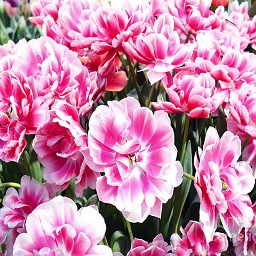
#> input picture input_images/flowers.jpg, 256 x 256 px, given as the content of the folder content/drive/My Drive/NN/datasets/test_img/test_img_resized, which was not available
$ jupyter execute --allow-errors CartoonGAN_style.ipynb   (shell and % lines are left out)   (older library calls are emulated)   (text cells are left out)
#> lines starting #> are read from the running program, lines starting #| are printed output that depends on the picture; pictures that were not available may be replaced by others from this repository, and a replacement may not be noted
[cell 1]
from google.colab import drive
import os
import json
import re
import cv2
import numpy as np
from PIL import Image, ImageFilter
import sys
from matplotlib import pyplot as plt
from google.colab.patches import cv2_imshow
import tensorflow as tf
import tensorflow_addons as tfa
from tensorflow.python.client import device_lib
import keras
#!unzip /content/drive/My\ Drive/NN/spirited_away.zip -d /content/drive/My\ Drive/NN/
#!ls /content/drive/My\ Drive/NN/
#> (the rest of this cell did not finish here and is left out)

#> (a cell that did not finish here is left out)

[cell 3]
from keras.models import load_model
from keras.layers import *
models_dir = "/content/drive/My Drive/NN/models"
checkpoint_dir = "/content/drive/My Drive/NN/models/checkpoint"

def loadmodel(problem, checkpoint=False):
    if checkpoint:
        filename = os.path.join(checkpoint_dir,DATASET_NAME, '%s.h5' %problem)
    elif "pretrain" in problem:
        filename = os.path.join(models_dir, '%s.h5' %problem)
    else:
        filename = os.path.join(models_dir,DATASET_NAME, '%s.h5' %problem)
    try:
        model = load_model(filename)
        print("\nModel loaded successfully from file %s\n" %filename)
    except OSError:
        print("\nModel file %s not found!!!\n" %filename)
        model = None
    return model

#gen_pretrained = loadmodel(model_name)
#gen_trained = loadmodel("generator_01")
#disc_trained = loadmodel("discriminator_01")

[cell 4]
'''#load imgs ?
data_dir = '/content/drive/My Drive/NN/photos_rszd'
train_datagen = tf.keras.preprocessing.image.ImageDataGenerator(rescale=1./255,   validation_split=0.2, horizontal_flip=True)

train_gen = train_datagen.flow_from_directory(
        data_dir,
        subset="training",
        seed=123,
        target_size=(256, 256),
        batch_size=32
        )
validation_generator = train_datagen.flow_from_directory(
        data_dir,
        target_size=(256,256),
        batch_size=32,
        )
'''
from glob import glob
def get_dataset(dataset_name, batch_size):
    files = glob(os.path.join('/content/drive/My Drive/NN/', dataset_name, "*"))
    num_images = len(files)
    print(f"Found {num_images}  images in {dataset_name} folder.")
    ds = tf.data.Dataset.from_tensor_slices(files)
    ds = ds.shuffle(num_images)
    ds = ds.repeat()

    # [6 lines left out: function fn, not called in this run]

    ds = ds.map(fn, batch_size)
    ds = ds.batch(batch_size)

    steps = int(np.ceil(num_images/batch_size))
    # user iter(ds) to avoid generating iterator every epoch
    return iter(ds), steps

[cell 5]
def resize(path):
    for item in os.listdir(path):
            im = Image.open(os.path.join(path,item))
#> im is the input picture: PIL image 256x256 RGB; mean R, G, B 200.1, 136.2, 167.9
            f, e = os.path.splitext(item)
            imResize = im.resize((256,256), Image.ANTIALIAS)
            print(f)
            imResize.save(path+"_resized/" + f + ' resized.jpg', 'JPEG', quality=90)

#!unzip /content/drive/My\ Drive/NN/photos_from_COCO.zip -d /content/drive/My\ Drive/NN/
resize('/content/drive/My Drive/NN/datasets/test_img/test_img_resized')

[cell 6]
def edge_smoothing(cartoon_images_filename, smoothed_images_filename):
    print("Edge-smoothing of ", cartoon_images_filename)
    origin = cv2.imread(cartoon_images_filename)
    edges = createEdgesOverlay(origin)
    result = overlayEdges(edges, origin)
    #show_images(origin, edges, result)
    result.save(smoothed_images_filename, "JPEG")

def overlayEdges(edges, origin):
    background = transformFromCV2ToPillowImageFormat(origin)
    background.paste(edges, (0, 0), edges)
    background = background.convert("RGB")
    return background

def transformFromCV2ToPillowImageFormat(img):
    img = cv2.cvtColor(img, cv2.COLOR_BGR2RGBA)
    return Image.fromarray(img)

def createEdgesOverlay(origin):
    edges = cv2.Canny(origin, 30, 300, 3)
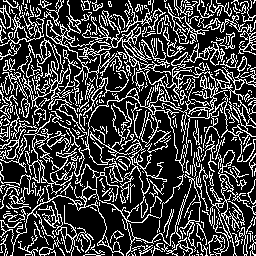
#> edges: shape (256, 256); 25.8% white in thin lines or dots
    edges = cv2.dilate(edges, (3, 3))
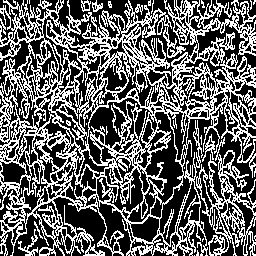
#> edges: shape (256, 256); 39% white in thin lines or dots
    edges = cv2.bitwise_not(edges)
#> edges: shape (256, 256); 61% white; black in thin lines or dots
    edges = transformFromCV2ToPillowImageFormat(edges)
#> in transformFromCV2ToPillowImageFormat, `img = cv2.cvtColor(img, cv2.COLOR_BGR2RGBA)`:
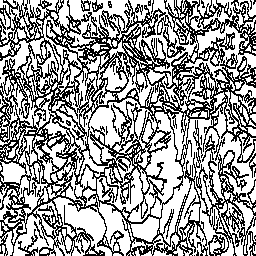
#> img: shape (256, 256, 4); mean R, G, B, A 155.6, 155.6, 155.6, 255
    makeWhiteBackgroundTransparent(edges)
    edges = edges.filter(ImageFilter.GaussianBlur) #do blurring here because doing it before making background transparent results in white halo

    return edges

def makeWhiteBackgroundTransparent(img):
    datas = img.getdata()
    newData = []
    for item in datas:
        if item[0] == 255 and item[1] == 255 and item[2] == 255:
            newData.append((255, 255, 255, 0))
        else:
            newData.append(item)
#> this loop made 65536 passes
#> item on passes 1 to 3: (255, 255, 255, 255), (255, 255, 255, 255), (255, 255, 255, 255)
#> after the loop, newData = 65536 items
    img.putdata(newData)
#> img: PIL image 256x256 RGBA

# [11 lines left out: function show_images, not called in this run]


path_resized = "/content/drive/My Drive/NN/spirited_away_resized/"
path_smoothed = "/content/drive/My Drive/NN/spirited_away_resized_smoothed/"


for filename in os.listdir(path_resized):
  #filename='scene43626 resized.jpg'
  f = filename.split(" ")[0] + " smoothed"
  cartoon_images_filename = path_resized + filename
  smoothed_images_filename = path_smoothed + f
  edge_smoothing(cartoon_images_filename, smoothed_images_filename)
#> in createEdgesOverlay, `edges = edges.filter(ImageFilter.GaussianBlur)`:
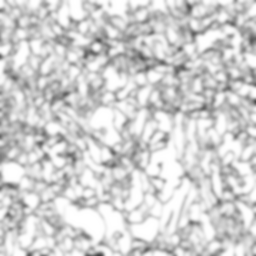
#> edges: PIL image 256x256 RGBA; mean R, G, B, A 155.7, 155.7, 155.7, 99.3; transparent parts drawn white
#> in overlayEdges, `background.paste(edges, (0, 0), edges)`:
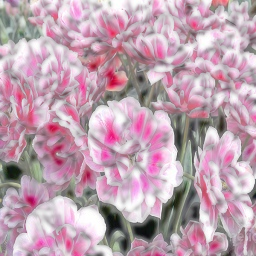
#> background: PIL image 256x256 RGBA; mean R, G, B, A 174.3, 137.6, 156, 201.4; transparent parts drawn white
#> in overlayEdges, `background = background.convert("RGB")`:
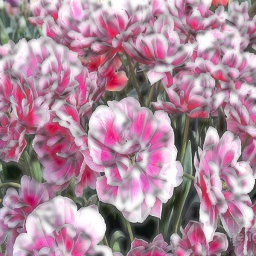
#> background: PIL image 256x256 RGB; mean R, G, B 174.3, 137.6, 156

[cell 7]
import numpy as np
import cv2, os, argparse
from glob import glob
from tqdm.notebook import tqdm

def make_edge_smooth(dataset_name, img_size) :
    file_list = glob('/content/drive/MyDrive/NN/datasets/{}/{}_resized/*.*'.format(dataset_name,dataset_name))
    save_dir = '/content/drive/MyDrive/NN/datasets/{}/{}_resized_smoothed_2'.format(dataset_name,dataset_name)

    kernel_size = 5
    kernel = np.ones((kernel_size, kernel_size), np.uint8)
    gauss = cv2.getGaussianKernel(kernel_size, 0)
    gauss = gauss * gauss.transpose(1, 0)

    for f in tqdm(file_list) :
        file_name = os.path.basename(f)

        bgr_img = cv2.imread(f)
        gray_img = cv2.imread(f, 0)

        bgr_img = cv2.resize(bgr_img, (img_size, img_size))
        pad_img = np.pad(bgr_img, ((2, 2), (2, 2), (0, 0)), mode='reflect')
        gray_img = cv2.resize(gray_img, (img_size, img_size))

        edges = cv2.Canny(gray_img, 100, 200)
        dilation = cv2.dilate(edges, kernel)

        gauss_img = np.copy(bgr_img)
        idx = np.where(dilation != 0)
        for i in range(np.sum(dilation != 0)):
            gauss_img[idx[0][i], idx[1][i], 0] = np.sum(
                np.multiply(pad_img[idx[0][i]:idx[0][i] + kernel_size, idx[1][i]:idx[1][i] + kernel_size, 0], gauss))
            gauss_img[idx[0][i], idx[1][i], 1] = np.sum(
                np.multiply(pad_img[idx[0][i]:idx[0][i] + kernel_size, idx[1][i]:idx[1][i] + kernel_size, 1], gauss))
            gauss_img[idx[0][i], idx[1][i], 2] = np.sum(
                np.multiply(pad_img[idx[0][i]:idx[0][i] + kernel_size, idx[1][i]:idx[1][i] + kernel_size, 2], gauss))

        cv2.imwrite(os.path.join(save_dir, file_name.replace(".jpg","_smoothed.jpg")), gauss_img)
#> (the rest of this cell did not finish here and is left out)

[cell 8]
from keras import applications
from keras.models import Model, Input
from keras.models import Sequential
from keras.layers import Dense, Activation, Dropout, Flatten, Conv2D, MaxPooling2D, AveragePooling2D, GlobalAveragePooling2D, UpSampling2D
from keras.layers.normalization import BatchNormalization
from keras import regularizers
from keras import optimizers


def transferNet(input_shape):

    # download model
    base_model = applications.vgg19.VGG19(weights="imagenet", include_top=False, input_shape=input_shape)
    # get the output tensor from a layer of the feature extractor
    tmp_vgg_output = base_model.get_layer("block4_conv3").output
    tmp_vgg_output = Conv2D(512, (3, 3), activation='linear', padding='same',name='block4_conv4')(tmp_vgg_output)

    vgg = Model(inputs=base_model.input, outputs=tmp_vgg_output)
    vgg.load_weights(os.path.expanduser(os.path.join("~", ".keras", "models","vgg19_weights_tf_dim_ordering_tf_kernels_notop.h5")), by_name=True)

    return vgg


input_shape =(256,256,3)
# load the pre-trained model
#> (the rest of this cell did not finish here and is left out)

[cell 9]
from keras import applications
from keras import layers
from keras.models import Model, Input
from keras.models import Sequential
from keras.layers import *
from keras import regularizers
from keras import optimizers
import tensorflow as tf
import tensorflow_addons as tfa


# [23 lines left out: function resblock, not called in this run]

def create_generator(input_shape):
    #model = Sequential()
    #k7n64s1
    input_t = tf.keras.layers.Input(shape=input_shape)

    '''padding = (7 - 1) // 2
    padding = (padding, padding)
    model = (ZeroPadding2D(padding=padding))(input_t)'''

    model = (Conv2D(filters=64, kernel_size=7,padding="same")(input_t))

    model = tfa.layers.InstanceNormalization(axis=3,
                                   center=True,
                                   scale=True,
                                   beta_initializer="random_uniform",
                                   gamma_initializer="random_uniform",
                                   epsilon=1e-05)(model)
    model = tf.nn.relu(model)

    #### Down-Convolution

    #k3 n128 s2
    '''padding = (3 - 1) // 2
    padding = (padding, padding)
    model = (ZeroPadding2D(padding=padding))(model)'''
    model = (Conv2D(filters=128, kernel_size=3, strides=2,padding="same"))(model)

    #k3 n128 s1
    #model = (ZeroPadding2D(padding=padding))(model)
    model = (Conv2D(filters=128, kernel_size=3,padding="same"))(model)

    model = tfa.layers.InstanceNormalization(axis=3,
                                   center=True,
                                   scale=True,
                                   beta_initializer="random_uniform",
                                   gamma_initializer="random_uniform",
                                   epsilon=1e-05)(model)
    model = tf.nn.relu(model)


    #k3 n256 s2
    #model = (ZeroPadding2D(padding=padding))(model)
    model = (Conv2D(filters=256, kernel_size=3, strides=2,padding="same"))(model)

    #k3 n256 s1
    #model = (ZeroPadding2D(padding=padding))(model)
    model = (Conv2D(filters=256, kernel_size=3, padding="same"))(model)

    model = tfa.layers.InstanceNormalization(axis=3,
                                   center=True,
                                   scale=True,
                                   beta_initializer="random_uniform",
                                   gamma_initializer="random_uniform",
                                   epsilon=1e-05)(model)
    model = tf.nn.relu(model)


    # residual blocks
    for i in range(8):#number of res blocks
        model = resblock(model)


    # Up-convolution
    #model = (ZeroPadding2D(padding=padding))(model)
    model = (Conv2DTranspose(filters=128, kernel_size=3, strides=2,padding="same"))(model)
    #model = (ZeroPadding2D(padding=padding))(model)
    model = (Conv2D(filters=128, kernel_size=3,padding="same"))(model)

    model = tfa.layers.InstanceNormalization(axis=3,
                                   center=True,
                                   scale=True,
                                   beta_initializer="random_uniform",
                                   gamma_initializer="random_uniform",
                                   epsilon=1e-05)(model)
    model = tf.nn.relu(model)
    #model = tf.keras.backend.resize_images(model, 4, 4, "channels_last", 'bilinear')
    #######################

    #model = (ZeroPadding2D(padding=padding))(model)
    model = (Conv2DTranspose(filters=64, kernel_size=3, strides=2,padding="same"))(model)
    #model = (ZeroPadding2D(padding=padding))(model)
    model = (Conv2D(filters=64, kernel_size=3,padding="same"))(model)

    model = tfa.layers.InstanceNormalization(axis=3,
                                   center=True,
                                   scale=True,
                                   beta_initializer="random_uniform",
                                   gamma_initializer="random_uniform",
                                   epsilon=1e-05)(model)
    model = tf.nn.relu(model)
    # [6 lines of commented-out code are left out]
    model = (Conv2D(filters=3, kernel_size=7,padding="same"))(model)

    model = tf.tanh(model)

    #model.compile(loss=tf.keras.losses.BinaryCrossentropy)
    model = Model(inputs=input_t, outputs=model, name="generator")

    return model

#> (the rest of this cell did not finish here and is left out)

[cell 10]
#TODO
from glob import glob
import os
from tqdm.notebook import tqdm
import gc
import matplotlib.pyplot as plt

# [13 lines left out: function pretrain_step, not called in this run]

def pretrain_generator(dataset_name,batch_size):
    summary_writer = tf.summary.create_file_writer(os.path.join('/content/drive/My Drive/NN', "pretrain"))
    print(f"Starting to pretrain generator with 10 epochs...")
    print(f"Building `{dataset_name}` dataset")
    dataset, steps_per_epoch = get_dataset(dataset_name=dataset_name, batch_size=batch_size)

    generator = G
    #generator(tf.keras.Input(shape=(None,256,256, 3)))
    #generator.summary()

    print("Setting up optimizer to update generator's parameters...")
    optimizer = tf.keras.optimizers.Adam(learning_rate=0.0008, beta_1=0.5)

    trained_epochs = 0
    epochs = 10

    print("Proceeding pretraining without sample images...")

    print("Starting pre-training loop, setting up summary writer to record progress on TensorBoard...")

    for epoch in range(epochs):
        epoch_idx = trained_epochs + epoch + 1

        for step in tqdm(range(1, steps_per_epoch + 1), desc=f"Pretrain Epoch {epoch + 1}/{epochs}"):
            image_batch = dataset.next()
            image_batch = tf.image.per_image_standardization(image_batch) #NORMALIZATION OF DATA
            pretrain_step(vgg, image_batch, generator, optimizer)

            if step % 100 == 0: #100 = pretrain_reporting_steps
                global_step = (epoch_idx - 1) * steps_per_epoch + step
                with summary_writer.as_default():
                    tf.summary.scalar('content_loss', tf.keras.metrics.Mean("content_loss", dtype=tf.float32).result(), step=global_step)

                tf.keras.metrics.Mean("content_loss", dtype=tf.float32).reset_states()
        gc.collect()
    return generator

#> (the rest of this cell did not finish here and is left out)

[cell 11]
# [34 lines left out: function create_discriminator, not called in this run]


#D = create_discriminator(input_shape=(256,256,3))
#D.summary()

[cell 12]
# [49 lines left out: function create_discriminator, not called in this run]


#D = create_discriminator(input_shape=(256,256,3))
#D.summary()

[cell 13]
# [39 lines left out: function create_discriminator, not called in this run]


#D = create_discriminator(input_shape=(256,256,3))
#D.summary()

[cell 14]
from itertools import product
from imageio import imwrite,imread
import gc
from IPython.display import Image,display


# [30 lines left out: functions get_batches, show_and_save_images, check_folder, not called in this run]


#show_and_save_images(tf.cast((gen_pretrained(seed, training=False) + 1) * 127.5, tf.uint8),"test.png" )

[cell 15]
mae = tf.keras.losses.MeanAbsoluteError()
#> (the rest of this cell did not finish here and is left out)

[cell 16]
# [39 lines left out: functions update_metrics, loads_models, best_epoch, not called in this run]

[cell 17]
import time
from tqdm.notebook import tqdm
import datetime, os

# [91 lines left out: functions train_step, train, not called in this run]

[cell 18]

## SETUP ##
DATASET_NAME = "paprika"
EPOCHS = 15
EPOCHS_YET_TRAINED = 0
OMEGA_STR = "0_4"
SMOOTHED_N = "_resized_smoothed_2"
NORMALIZATION = False
OMEGA = 0.4 # paper value default = 10
L1 = 25 # paper value default = 1
G_ADV_LAMBDA = 8 #paper value default = 1
GEN_LR = 8e-5 #paper value default = 1e-5
DISC_LR = 3e-5 #paper value default = 1e-5
#> (the rest of this cell did not finish here and is left out)

[cell 19]
#generator_trained.save_weights(os.path.join(models_dir, "generator_your_name_15"))
#%tensorboard --logdir "/content/drive/My Drive/NN/training/logs_your_name"
import imageio
import tensorflow_docs.vis.embed as embed
from glob import glob
# [11 lines left out: function create_gif, not called in this run]

#anim_file = create_gif(dataset_name)
#embed.embed_file(anim_file)
#> (the rest of this cell did not finish here and is left out)

#> (a cell that did not finish here is left out)

seed = dataset.next()
TIME = "test"
OMEGA_STR = "tuasorella"
DATASETS=["paprika","your_name","spirited_away","tobias_dataset"]
GENERATORS =["convTrans2d_instanceNorm_spirited_away_generator_80ep_23-02_11-13_om=0_l=1_checkpoint_65ep",
             "spirited_away_generator_150ep_12-02_10-00_om=10",
             "paprika_generator_130ep_10-02_09-42",
             "convTrans2d_instanceNorm_paprika_generator_75ep_21-02_17-47_om=0_000005_l=-2_checkpoint_65ep",
             "convTrans2d_instanceNorm_paprika_generator_50ep_19-02_11-14_om=0_004_checkpoint_45ep",
             "convTrans2d_instanceNorm_spirited_away_discriminator_80ep_22-02_01-14_om=0_04_l=5_checkpoint_75ep",
             "convTrans2d_instanceNorm_spirited_away_generator_40ep_22-02_23-57_om=0_1_l=2_checkpoint_20ep",
             "padding_conv2d_instanceNorm_paprika_generator_100ep_18-02_15-53_om=0_4_checkpoint_90ep",
             "convTrans2d_instanceNorm_paprika_generator_120ep_19-02_12-08_om=0_4_l=25",
             "convTrans2d_instanceNorm_spirited_away_generator_40ep_21-02_15-53_om=0_4_l=25_checkpoint_20ep",
             "convTrans2d_instanceNorm_spirited_away_generator_40ep_21-02_14-01_om=0_4_l=25_checkpoint_35ep",
             "convTrans2d_instanceNorm_paprika_generator_80ep_20-02_23-48_om=0_4_l=25_checkpoint_35ep",
             "convTrans2d_batchNorm_spirited_away_generator_70ep_15-02_13-41_om=0_000005_checkpoint_35ep",
             "convTrans2d_batchNorm_spirited_away_generator_40ep_16-02_15-57_om=0_000005_checkpoint_35ep",
             "convTrans2d_batchNorm_paprika_generator_50ep_19-02_10-37_om=0_4",
             "convTrans2d_batchNorm_paprika_generator_55ep_22-02_21-40_om=0_4_l=1",
             "padding_conv2d_instanceNorm_paprika_generator_90ep_18-02_15-11_om=10",
             "padding_conv2d_instance_spirited_away_generator_20ep_15-02_14-34_om=0_000005_checkpoint_20ep",
             "padding_conv2d_instanceNorm_spirited_away_generator_40ep_17-02_17-16_om=0_000005_checkpoint_30ep",
             "padding_conv2d_instanceNorm_spirited_away_generator_60ep_17-02_18-23_om=1_checkpoint_40ep",
             "padding_conv2d_instance_spirited_away_generator_150ep_15-02_22-12_om=10_checkpoint_150ep",
             "padding_conv2d_instance_spirited_away_generator_150ep_15-02_22-12_om=10",
             "convtrans2d_instanceNormWithParamsNEW_paprika_generator_200ep_28-02_14-20_om=0_000005_l=5_checkpoint_200ep",
             "convtrans2d_instanceNormWithParamsNEW_paprika_generator_170ep_01-03_09-47_om=0_000005_l=5",
             "convtrans2d_instanceNormWithParamsNEW_spirited_away_generator_70ep_24-02_15-13_om=0_4_l=25_checkpoint_55ep",
             "convtrans2d_instanceNormWithParamsNEW_paprika_generator_200ep_28-02_11-35_om=0_4_l=25_checkpoint_170ep",
             "convtrans2d_instanceNormWithParamsNEW_paprika_generator_150ep_28-02_18-44_om=0_4_l=25_checkpoint_140ep",
             "convtrans2d_instanceNorm_ImageStandardization_paprika_generator_30ep_04-03_16-07_om=0_000005_l=1"
             ]
GENERATORS_NOT_TRAINED = ["pretrain_generator_convTrans2d_batchNorm",
             "pretrain_generator_padding_conv2d_batchNorm",
             "pretrain_generator_convTrans2d_instanceNorm",
             "pretrain_generator_convtrans2d_instanceNormWithParams",
             "pretrain_generator_padding_conv2d_instanceNorm",
             "pretrain_generator_conv2d_batchNorm",
             "pretrain_generator_convtrans2d_instanceNormWithParamsNEW",
             "pretrain_generator_convtrans2d_instanceNorm_ImageStandardization"
             ]
GENERATORS_shit =["convTrans2d_instanceNorm_tobias_dataset_generator_40ep_05-03_14-06_om=0_000005_l=5_checkpoint_35ep",
                 "convTrans2d_instanceNorm_tobias_dataset_generator_30ep_05-03_17-17_om=0_04_l=5_checkpoint_30ep",
                 "convTrans2d_instanceNorm_tobias_dataset_generator_50ep_05-03_20-56_om=0_4_l=25_checkpoint_30ep",
                 "convtrans2d_instanceNorm_ImageStandardization_paprika_generator_30ep_04-03_16-07_om=0_000005_l=1"
                 ]
GENERATORS_GOOD =["convTrans2d_batchNorm_spirited_away_generator_105ep_06-03_15-09_om=1_5_l=1_checkpoint_40ep",
                  "convTrans2d_instanceNorm_paprika_generator_40ep_06-03_17-36_om=1_5_l=-1",
                  "convTrans2d_batchNorm_paprika_generator_60ep_06-03_11-22_om=1_5_l=-1_checkpoint_40ep"]
# [30 lines left out: functions find_d, collect_results, show_graph, not called in this run]

DATASET_NAME = "pretrain"
name = "convTrans2d_batchNorm_paprika_generator_150ep_06-03_11-22_om=1_5_l=-1"
#show_graph(name)
collect_results([name,"convTrans2d_batchNorm_spirited_away_generator_100ep_06-03_15-09_om=1_5_l=1_checkpoint_70ep","convTrans2d_batchNorm_your_name_generator_50ep_07-03_22-09_om=1_5_l=1_checkpoint_45ep"])
# [4 lines of commented-out code are left out]

#> (a cell that did not finish here is left out)
